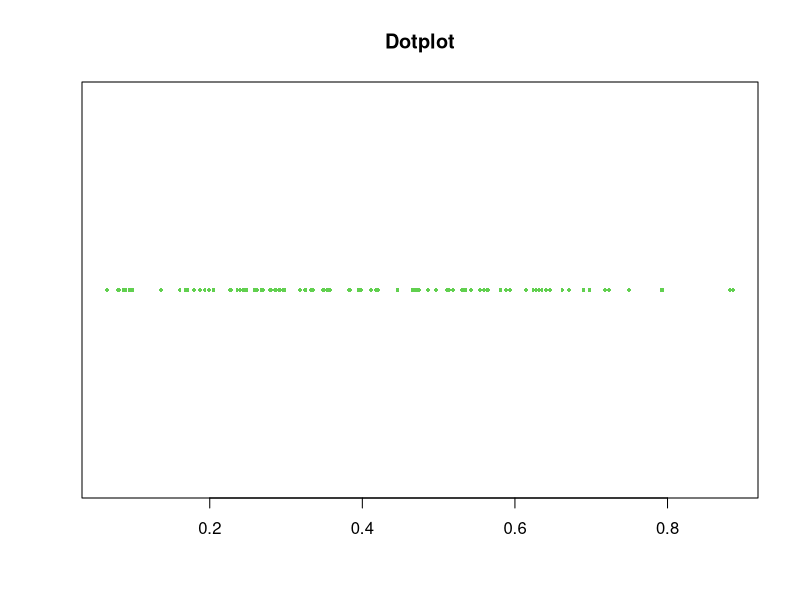
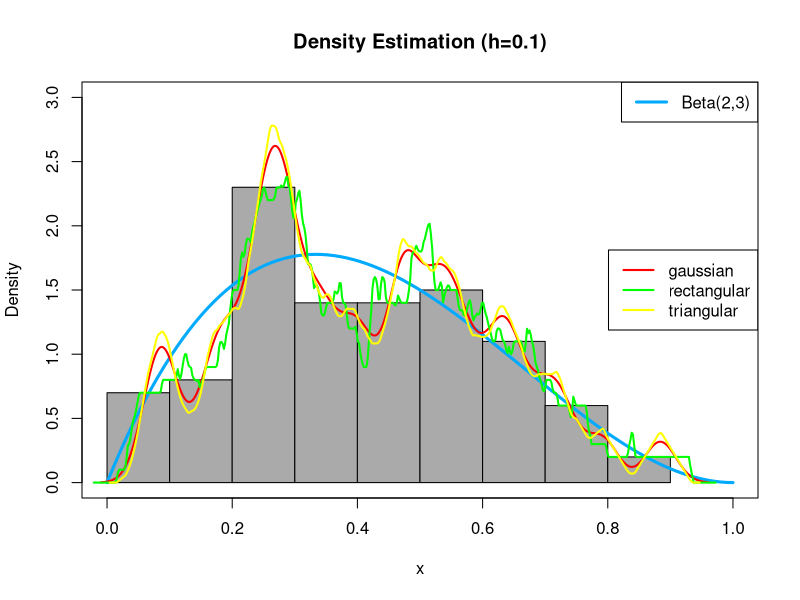
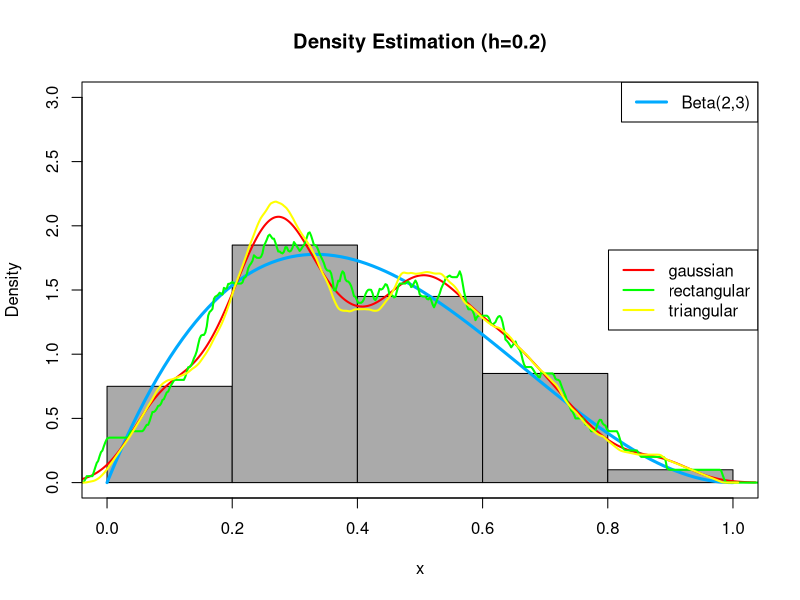
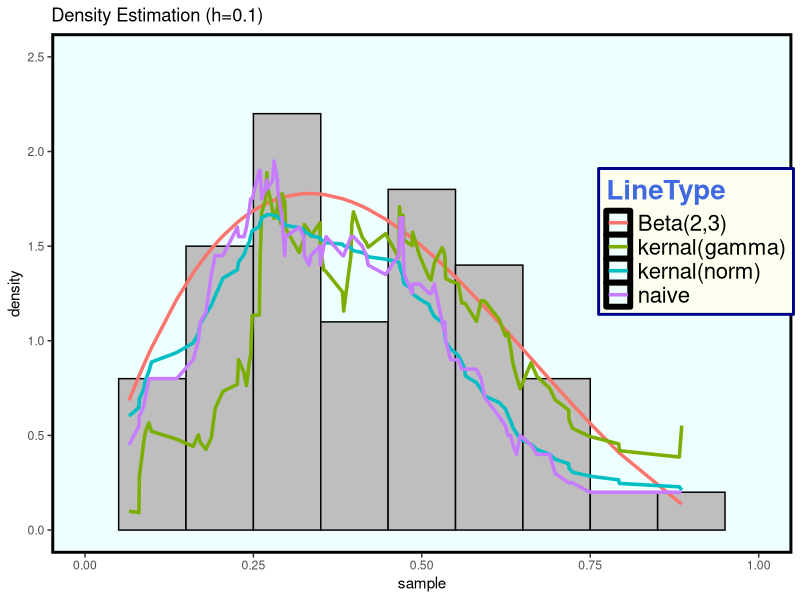
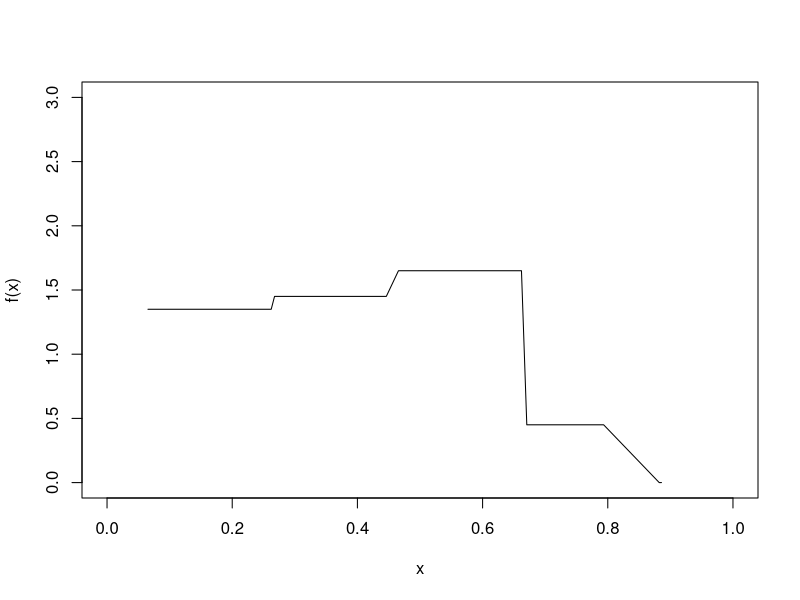
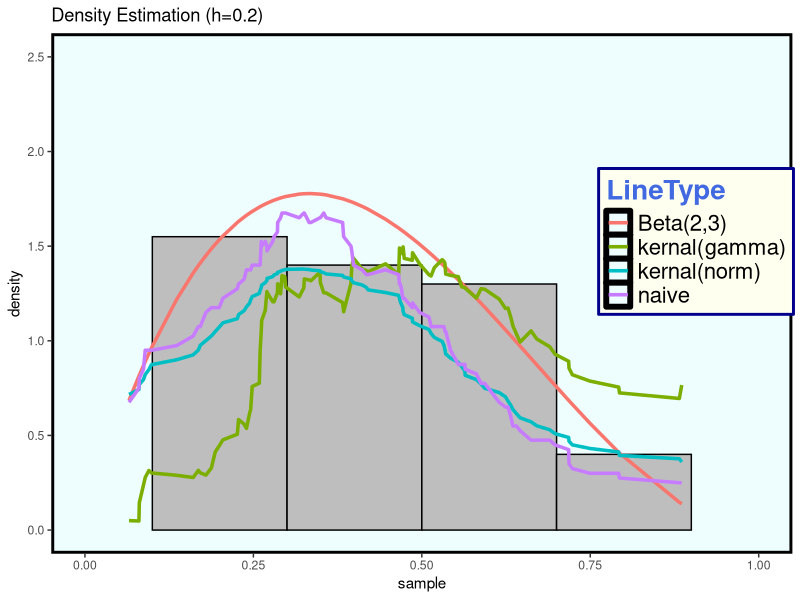
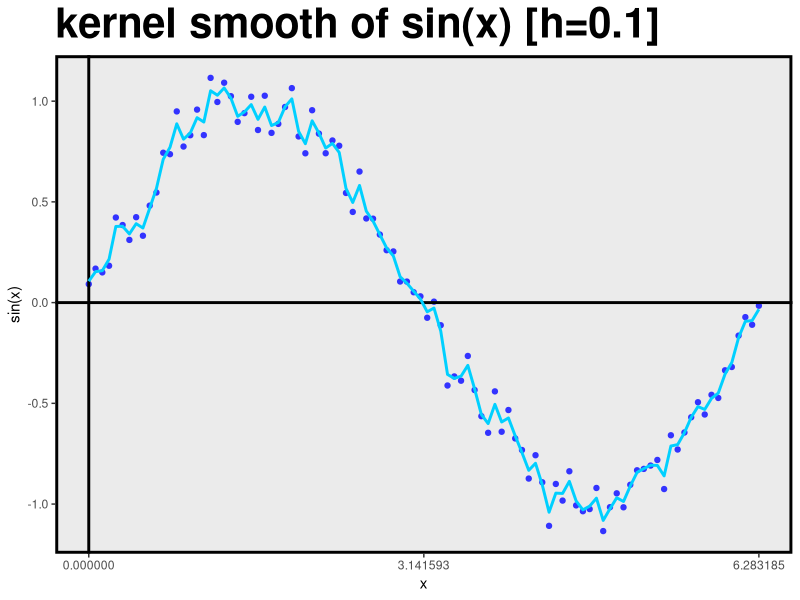
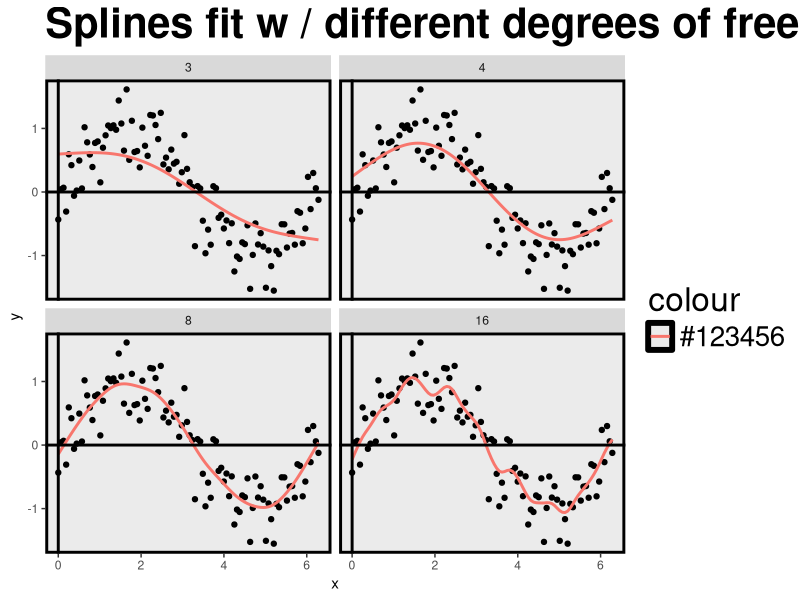

Source code (R) for these figures, in order:
## ---- chunk 1
library(dplyr)
library(ggplot2)
library(magrittr)
library(tidyverse)
## ---- chunk 2

# First, simulate 100 observations from a mixed distribution of beta(2,3),
# each with probability 0.5. Then, use at least 3 density estimating methods
# to smooth the observations. 
# You need to specify the parameters in the smoothing methods, 
# and compare the results.

# 取出我們要的亂數
set.seed(106354012)
m = 100
x = rbeta(m,2,3)
# 畫個點的散佈圖
stripchart(x,pch=16,cex=0.5,col=3,main="Dotplot")
# 然後畫個直方圖
y = seq(0,1,length=100)
hist( x, breaks = 10,probability = T,ylim = c(0,3),xlim= c(0,1),col = "#AAAAAA",main = "Density Estimation (h=0.1)")
# 這是真實的beta(2,3)圖形
lines(y , dbeta(y,2,3) , col = "#00AAFF" , lwd = 3)
legend("topright" , "Beta(2,3)" , lty = 1 , col="#00AAFF" , lwd = 3)
# 這是直接用套件模擬出來的函數值
kernal_g = density(x, kernel = c("gaussian"), width = 0.1)
kernal_r = density(x, kernel = c("rectangular"), width = 0.1)
kernal_t = density(x, kernel = c("triangular"), width = 0.1)
# 把他們畫在plot裡面囉
lines(kernal_g, col = "#FF0000" , lwd = 2)
lines(kernal_r, col = "#00FF00" , lwd = 2)
lines(kernal_t, col = "#FFFF00" , lwd = 2)
legend("right",legend=c("gaussian","rectangular","triangular"), col=c("#FF0000","#00FF00","#FFFF00"),lwd=2,cex=1)
box()

# (h=0.2)
hist( x, breaks = 5,probability = T,ylim = c(0,3),xlim= c(0,1),col = "#AAAAAA",main = "Density Estimation (h=0.2)")
# 這是真實的beta(2,3)圖形
lines(y , dbeta(y,2,3) , col = "#00AAFF" , lwd = 3)
legend("topright" , "Beta(2,3)" , lty = 1 , col="#00AAFF" , lwd = 3)
# 這是直接用套件模擬出來的函數值
kernal_g = density(x, kernel = c("gaussian"), width = 0.2)
kernal_r = density(x, kernel = c("rectangular"), width = 0.2)
kernal_t = density(x, kernel = c("triangular"), width = 0.2)
# 把他們畫在plot裡面囉
lines(kernal_g, col = "#FF0000" , lwd = 2)
lines(kernal_r, col = "#00FF00" , lwd = 2)
lines(kernal_t, col = "#FFFF00" , lwd = 2)
legend("right",legend=c("gaussian","rectangular","triangular"), col=c("#FF0000","#00FF00","#FFFF00"),lwd=2,cex=1)
box()
## ---- chunk 3

# 這是不想用套件的人寫的code~

set.seed(106354012)
x <- rbeta(100,2,3)
h=0.1

# histogram density estimator (直方圖)

histogram = function(x,h){
  g = function(x,a,b){
    if (x<=b & x>=a) {return(1)}
    else {return(0)}}            # 寫出一個計算個數前需要的函數
  n <- length(x)
  seq <- seq(min(x),max(x),by=h) # 從(0,1)間隔h做出切割點
  a = seq[-length(seq)]          # 每組下界
  b = seq[-1]                    # 每組上界
  ni = NULL
  for (k in 1:length(a)){
    ni[k] = sum(x<=b[k] & x>=a[k])}
  y_hat = NULL
  for (i in sort(x)){
    I=NULL
    for (j in 1:length(a)){
      gi=g(i,a[j],b[j])
      I=c(I,gi)}                 # 指標函數
    y=1/n*sum(ni/h*I)            # 模擬樣本之函數估計值 
    y_hat=c(y_hat,y)}
  return(y_hat)}                 

# naive density estimator
naive =function(x,h){
  w = function(y){
    if (abs(y)<1) {return(1/2)}
    else {return(0)}}               # 寫出公式裡的函數w
  n = length(x)
  seq = seq(min(x),max(x),length=length(x))        
  y_hat = NULL
  for (i in seq){
    W=NULL
    for (j in x){
      wi=w((i-j)/h)                        
      W=c(W,wi)}
    y=1/n*sum(1/h*W)                # 樣本之函數估計值           
    y_hat=c(y_hat,y)}
  return(y_hat)}

# kernel density estimator
# norm
kernel_norm=function(x,h){
  w=function(y){dnorm(y)}           # 核密度函數(常態)
  n = length(x)
  seq = seq(min(x),max(x),length=length(x))
  y_hat = NULL
  for (i in seq){
    W=NULL
    for (j in x){
      wi=w((i-j)/h)
      W=c(W,wi)}
    y=1/n*sum(1/h*W)
    y_hat=c(y_hat,y)}
  return(y_hat)}

# Gamma核函數
kernel_gamma=function(x,h){
  w=function(y){dgamma(y,shape = 1)}           # 核密度函數(Gamma)
  n = length(x)
  seq = seq(min(x),max(x),length=length(x))
  y_hat = NULL
  for (i in seq){
    W=NULL
    for (j in x){
      wi=w((i-j)/h)
      W=c(W,wi)}
    y=1/n*sum(1/h*W)
    y_hat=c(y_hat,y)}
  return(y_hat)}

# 將亂數帶入函數找出估計函數值(h=0.1)
y1 <- histogram(x,0.1)              #h=0.1，也可使用其他h值
y2 <- naive(x,0.1)                  #h=0.1，也可使用其他h值
y3 <- kernel_norm(x,0.1)            #h=0.1，也可使用其他h值
y4 <- kernel_gamma(x,0.1)           #h=0.1，也可使用其他h值
# 畫圖囉
xx <- sort(x)
yy <- dbeta(xx,2,3)
y2 <- naive(xx,0.1)
y3 <- kernel_norm(xx,0.1)
y4 <- kernel_gamma(xx,0.1)
data <- cbind(xx,yy,y2,y3,y4) %>% as.data.frame()
colnames(data) <- c("sample","Beta(2,3)","naive","kernal(norm)","kernal(gamma)")
LBJ <- gather(data,key = "type",value = "value",2:5)
colnames(LBJ) <- c("sample","LineType","value")  
library(magrittr)
LBJ$LineType %<>% as.factor()
library(ggplot2)
ggplot(data = LBJ) + labs(title = "Density Estimation (h=0.1)")+
  xlim(0,1)+ ylim(0,2.5) +
  geom_histogram(mapping = aes(x=sample,y=..density..),color="black",fill="gray",binwidth = 0.1)+
  geom_line(mapping = aes(x=sample,y=value,color=LineType,group=LineType),size=1.2)+
  theme(legend.title = element_text(colour="royalblue", size=20, face="bold"))+
  theme(legend.text = element_text(size = 16))+
  theme(legend.position = c(0.87,0.6))+
  theme(legend.background = element_rect(fill="#FFFFF0",size=1, linetype="solid",colour ="darkblue"))+
  theme(panel.grid.major = element_blank())+
  theme(panel.grid.minor = element_blank())+
  theme(panel.background = element_rect(fill="#EEFFFF",colour="black",size = 2))

# 畫圖囉 (h=0.2)
xx <- sort(x)
yy <- dbeta(xx,2,3)
y1 <- histogram(xx,0.2)
y2 <- naive(xx,0.2)
y3 <- kernel_norm(xx,0.2)
y4 <- kernel_gamma(xx,0.2)
data <- cbind(xx,yy,y2,y3,y4) %>% as.data.frame()
colnames(data) <- c("sample","Beta(2,3)","naive","kernal(norm)","kernal(gamma)")
LBJ <- gather(data,key = "type",value = "value",2:5)
colnames(LBJ) <- c("sample","LineType","value")  
library(magrittr)
LBJ$LineType %<>% as.factor()
plot(sort(x),y1,typ="l",xlab="x",ylab="f(x)",xlim=c(0,1), ylim=c(0,3))
library(ggplot2)
ggplot(data = LBJ) + labs(title = "Density Estimation (h=0.2)")+
  xlim(0,1)+ ylim(0,2.5) +
  geom_histogram(mapping = aes(x=sample,y=..density..),color="black",fill="gray",binwidth = 0.2)+
  geom_line(mapping = aes(x=sample,y=value,color=LineType,group=LineType),size=1.2)+
  theme(legend.title = element_text(colour="royalblue", size=20, face="bold"))+
  theme(legend.text = element_text(size = 16))+
  theme(legend.position = c(0.87,0.6))+
  theme(legend.background = element_rect(fill="#FFFFF0",size=1, linetype="solid",colour ="darkblue"))+
  theme(panel.grid.major = element_blank())+
  theme(panel.grid.minor = element_blank())+
  theme(panel.background = element_rect(fill="#EEFEFF",colour="black",size = 2))


## ---- chunk 4
library(plyr)
library(dplyr)
library(tidyverse)
library(ggplot2)
library(KernSmooth)
library(broom)
library(magrittr)
library(igraph)

## ---- chunk 5
# kernel smooth
set.seed(106354012)

a <- seq(0,2*pi, length=100)
b <- sin(a) + rnorm(100,0,0.09)
c <- sin(a)

# kernel smooth (kernel is norm)
data <- ksmooth(a, b, kernel = "normal", bandwidth = 0.1)%>% as.data.frame()
data <- cbind(b,c,data)%>% as.data.frame()
ggplot(data,aes(x=x))+ labs(title="kernel smooth of sin(x) [h=0.1]",x="x",y="sin(x)")+
  geom_point(aes(y=b),col="#3333FF")+
  geom_vline(xintercept = 0,size=1)+
  geom_hline(yintercept = 0,size=1)+
  geom_line(aes(y=y),col="#00D0FF",lwd=1)+
  scale_x_continuous(breaks = c(0:2*pi))+
  theme(panel.grid.major = element_line(NA),panel.grid.minor =element_line(NA))+
  theme(panel.background = element_rect(color = "black",size = 2))+
  theme(plot.title = element_text(size = 30, face = "bold"))+
  theme(legend.title=element_text(size=24))+
  theme(legend.text=element_text(size=20))

# MSE
d <- c()
e <- c()
for(j in 1:1000){
  b <- sin(a) + rnorm(100,0,0.09)
  d <- ksmooth(a, b, kernel = "normal", bandwidth = 0.1)
  e <- rbind(e,d$y)
}
bias <- c()
var <- c()
for(i in 1:100){
  bias[i] = mean(e[i,])-c[i] 
  var[i] = var(e[i,])
}
MSE <- sum(bias^2)+sum(var) ; MSE
## ---- chunk 6
# spline

# plot
df_values <- c(3, 4, 8, 16)

x = seq(from=0, to=2*pi, length=100)
f_x = sin(x)
epsilon = rnorm(100, 0, sd = 0.3)
y = f_x + epsilon

values <- data_frame(
  x = seq(from=0, to=2*pi, length=100),
  f_x = sin(x),
  epsilon = rnorm(100, 0, sd = 0.3),
  y = f_x + epsilon
)
overall <- NULL
for(df in df_values){
  overall <- smooth.spline(values$x, values$y, df=df) %>%
    augment() %>%
    mutate(df=df) %>%
    bind_rows(overall)
}
overall <- cbind(overall,f_x) %>% as.data.frame()
multiple_df <- overall %>% 
  ggplot(aes(x=x)) +
  geom_point(aes(y=y))+
  geom_line(aes(y=.fitted,color="#123456"),size=1) +
  facet_wrap(~df, nrow=2) +
  labs(title="Splines fit w / different degrees of freedom")+
  theme(legend.title=element_blank())+
  theme(legend.text = element_blank())+
  theme(panel.background = element_rect(colour = "black"))+
  geom_vline(xintercept = 0,size=1)+
  geom_hline(yintercept = 0,size=1)+
  theme(panel.grid.major = element_line(NA),panel.grid.minor =element_line(NA))+
  theme(panel.background = element_rect(color='#000000',size=2))+
  theme(plot.title = element_text(size = 30, face = "bold"))+
  theme(legend.title=element_text(size=24))+
  theme(legend.text=element_text(size=20))

multiple_df

get.spline.info<-function(object){
  data.frame(x=object$x,y=object$y,df=object$df)
}

# plot

a <- seq(0,2*pi, length=100)
b <- sin(seq(0,2*pi, length=100)) + rnorm(100,0,0.09)
c <- sin(seq(0,2*pi, length=100))

spline1 <- smooth.spline(x = b, df = 3)
spline2 <- smooth.spline(x = b, df = 4)
spline3 <- smooth.spline(x = b, df = 8)
spline4 <- smooth.spline(x = b, df = 16)

data<-ldply(list(spline1,spline2,spline3,spline4),get.spline.info)
data <- cbind(a,b,c,data) %>% as.data.frame()
ggplot(data,aes(x=a))+ labs(title="Spline smoother of sin(x)") +
  geom_line(aes(y=c),col="gray",size=2)+
  geom_point(aes(y=b))+
  geom_vline(xintercept = 0,size=1)+
  geom_hline(yintercept = 0,size=1)+
  geom_line(mapping = aes(y=y,color=factor(round(df,0)),group=df),lwd=1.2)+
  scale_color_discrete("The number of nodes")+
  theme(legend.position = c(0.8,0.8))+
  theme(legend.background = element_rect(fill="#FFFFF0",colour = "black"))+
  theme(panel.grid.major = element_line(NA),panel.grid.minor =element_line(NA))+
  theme(panel.background = element_rect(colour = "black",size=2))+
  theme(plot.title = element_text(size = 30, face = "bold"))+
  theme(legend.title=element_text(size=24))+
  theme(legend.text=element_text(size=20))
 
# 最後我們將各節點數分別計算MSE

spline1$y
# ns=3
d <- c()
for (i in 1:1000) {
  b <- NULL
  b <- sin(seq(0,2*pi, length=100)) + rnorm(100,0,0.09)
  b1 <- smooth.spline(x = b,df=3)$y
  d <- rbind(d,b1)
}
# MSE
bias <- c()
var <- c()
for (j in 1:100) {
  bias[j] = mean(d[j,])-c[j] 
  var[j] = var(d[j,])
}
MSE <- c()
MSE[1] <- sum(bias^2)+sum(var) ; MSE

# nodes=4
d <- c()
for (i in 1:1000) {
  b <- NULL
  b <- sin(seq(0,2*pi, length=100)) + rnorm(100,0,0.09)
  b1 <- smooth.spline(x = b,df=4)$y
  d <- rbind(d,b1)
}
# MSE
bias <- c()
var <- c()
for (j in 1:100) {
  bias[j] = mean(d[j,])-c[j] 
  var[j] = var(d[j,])
}
MSE[2] <- sum(bias^2)+sum(var) ; MSE

# nodes=8
d <- c()
for (i in 1:1000) {
  b <- NULL
  b <- sin(seq(0,2*pi, length=100)) + rnorm(100,0,0.09)
  b1 <- smooth.spline(x = b,df=8)$y
  d <- rbind(d,b1)
}
# MSE
bias <- c()
var <- c()
for (j in 1:100) {
  bias[j] = mean(d[j,])-c[j] 
  var[j] = var(d[j,])
}
MSE[3] <- sum(bias^2)+sum(var) ; MSE

# nodes=16
d <- c()
for (i in 1:1000) {
  b <- NULL
  b <- sin(seq(0,2*pi, length=100)) + rnorm(100,0,0.09)
  b1 <- smooth.spline(x = b,df=16)$y
  d <- rbind(d,b1)
}
# MSE
bias <- c()
var <- c()
for (j in 1:100) {
  bias[j] = mean(d[j,])-c[j] 
  var[j] = var(d[j,])
}
MSE[4] <- sum(bias^2)+sum(var) ; MSE

# MSE比較
MSE
# 我們發現當節點為3的時候MSE較小其曲線也較為平滑 (怪怪)

## ---- chunk 7
# lowess
set.seed(106354012)

a <- seq(0,2*pi, length=100)
b <- sin(a) + rnorm(100,0,0.09)
c <- sin(a)

# 計算f值為0.23
lowess(x = a, y = b, f = 0.23)

# plot
data <- lowess(x = a, y = b, f = 0.23) %>% as.data.frame()
data <- cbind(b,c,data)%>% as.data.frame()
ggplot(data,aes(x=x))+ labs(title="lowess smooth of sin(x) [h=0.1]",x="x",y="sin(x)")+
  geom_point(aes(y=b))+
  geom_vline(xintercept = 0,size=1)+
  geom_hline(yintercept = 0,size=1)+
  geom_line(aes(y=y),col="#00D0FF",lwd=1)+
  scale_x_continuous(breaks = c(0:2*pi))+
  theme(panel.background = element_rect(colour = "black",size=2))+
  theme(panel.grid.major = element_line(NA),panel.grid.minor =element_line(NA))+
  theme(plot.title = element_text(size = 30, face = "bold"))+
  theme(legend.title=element_text(size=24))+
  theme(legend.text=element_text(size=20))

# MSE
d <- c()
e <- c()
for(j in 1:1000){
  b <- sin(a) + rnorm(100,0,0.09)
  d <- ksmooth(a, b, kernel = "normal", bandwidth = 0.1)
  e <- rbind(e,d$y)
}
bias <- c()
var <- c()
for(i in 1:100){
  bias[i] = mean(e[i,])-c[i] 
  var[i] = var(e[i,])
}
MSE <- sum(bias^2)+sum(var) ; MSE
## ---- chunk 8
# running mean
set.seed(106354012)

a <- seq(0,2*pi, length=100)
b <- sin(seq(0,2*pi, length=100)) + rnorm(100,0,0.09)
c <- sin(seq(0,2*pi, length=100))

mse = NULL
for (k in 1:20){
r <- running_mean(b, binwidth=k)
x = NULL
for(i in 1:(100-k+1)){
x[i] <- mean(a[i:(i+k-1)])
}
mse[k] <- mean((sin(x)-r)^2)
num = which(mse==min(mse))
}
mse
paste("the minimum mse of k is",num)
paste("the minimum mse is",min(mse))

# plot

b <- running_mean(b, binwidth=which(mse==min(mse)))
plot(b)
model <- lm(b ~ poly(seq(0,2*pi, length=100-num+1),3))
y <- fitted.values(model)
lines(fitted.values(model))  # 模擬出來的資料線段
lines(c)                     # 真實的線段
data <- cbind(a[1:length(b)],b,c[1:length(b)])%>%as.data.frame()
colnames(data) <- c("x","running mean","sin(x)")
library(magrittr)
data2 <- gather(data,key = "type",value = "value",2:3)
data2$type %<>% as.factor()
ggplot(data2)+ labs(title = "Running mean of sin(x)")+
  theme(panel.grid.major=element_blank(),panel.grid.minor=element_blank())+
  xlim(0,2*pi)+ ylim(-1,1) +
  geom_vline(xintercept = 0,size=1)+
  geom_hline(yintercept = 0,size=1)+
  geom_line(mapping = aes(x=x,y=value,color=type,group=type),lwd=1.87)+
  geom_point(mapping = aes(x=x,y=value),color="blue",size=1)+
  theme(legend.text = element_text(size = 16))+
  theme(legend.position = c(0.8,0.8))+
  theme(legend.background = element_rect(size=0.5, linetype="solid",fill ="#FFFFF0",colour ="black"))+
  theme(panel.background = element_rect(color='#000000',size=2))+
  theme(plot.title = element_text(size = 30, face = "bold"))+
  theme(legend.title=element_text(size=24))+
  theme(legend.text=element_text(size=20))
  
# 1,000 simulation runs ( 設定k=2 )

a <- seq(0,2*pi, length=100)
b <- sin(seq(0,2*pi, length=100)) + rnorm(100,0,0.09)
c <- sin(seq(0,2*pi, length=100))
d <- c()
for (i in 1:1000) {
b <- NULL
b <- sin(seq(0,2*pi, length=100)) + rnorm(100,0,0.09)
b1 <- running_mean(b, binwidth=2)
d <- rbind(d,b1)
}
# MSE
bias <- c()
var <- c()
for (j in 1:100) {
  bias[j] = mean(d[j,])-c[j] 
  var[j] = var(d[j,])
}
MSE <- sum(bias^2)+sum(var) ; MSE
